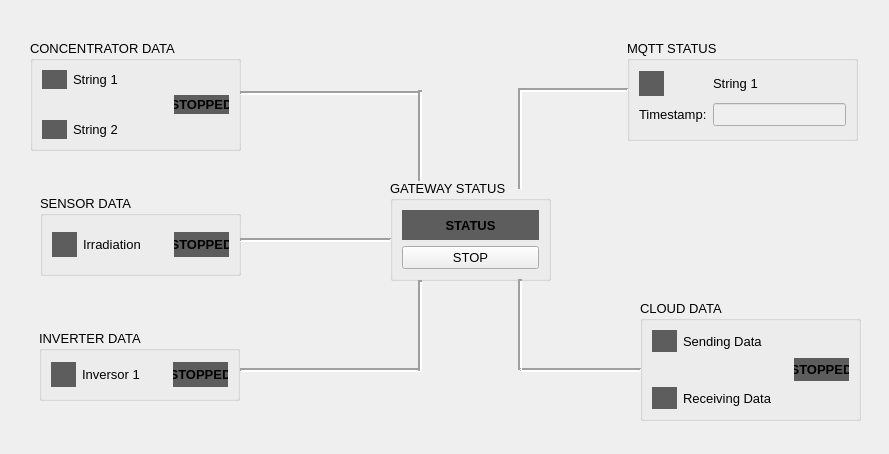
<?xml version="1.0" encoding="UTF-8"?>
<ui version="4.0">
 <class>MainWindow</class>
 <widget class="QMainWindow" name="MainWindow">
  <property name="geometry">
   <rect>
    <x>0</x>
    <y>0</y>
    <width>889</width>
    <height>454</height>
   </rect>
  </property>
  <property name="windowTitle">
   <string>GATEWAY </string>
  </property>
  <widget class="QWidget" name="centralwidget">
   <widget class="QGroupBox" name="groupBox">
    <property name="enabled">
     <bool>true</bool>
    </property>
    <property name="geometry">
     <rect>
      <x>390</x>
      <y>180</y>
      <width>161</width>
      <height>101</height>
     </rect>
    </property>
    <property name="font">
     <font>
      <pointsize>10</pointsize>
      <weight>50</weight>
      <bold>false</bold>
      <strikeout>false</strikeout>
      <kerning>true</kerning>
     </font>
    </property>
    <property name="acceptDrops">
     <bool>false</bool>
    </property>
    <property name="title">
     <string>GATEWAY STATUS</string>
    </property>
    <property name="flat">
     <bool>false</bool>
    </property>
    <property name="checkable">
     <bool>false</bool>
    </property>
    <layout class="QVBoxLayout" name="verticalLayout">
     <item>
      <widget class="QLabel" name="label_2">
       <property name="font">
        <font>
         <pointsize>10</pointsize>
         <weight>75</weight>
         <bold>true</bold>
         <strikeout>false</strikeout>
         <kerning>true</kerning>
        </font>
       </property>
       <property name="styleSheet">
        <string notr="true">background-color: rgb(93, 93, 93);</string>
       </property>
       <property name="text">
        <string>STATUS</string>
       </property>
       <property name="alignment">
        <set>Qt::AlignCenter</set>
       </property>
      </widget>
     </item>
     <item>
      <widget class="QPushButton" name="pushButton">
       <property name="text">
        <string>STOP</string>
       </property>
      </widget>
     </item>
    </layout>
   </widget>
   <widget class="QGroupBox" name="groupBox_2">
    <property name="geometry">
     <rect>
      <x>30</x>
      <y>40</y>
      <width>211</width>
      <height>111</height>
     </rect>
    </property>
    <property name="font">
     <font>
      <pointsize>10</pointsize>
     </font>
    </property>
    <property name="title">
     <string>CONCENTRATOR DATA</string>
    </property>
    <layout class="QGridLayout" name="gridLayout">
     <item row="0" column="0">
      <widget class="QLabel" name="label_string1">
       <property name="maximumSize">
        <size>
         <width>25</width>
         <height>25</height>
        </size>
       </property>
       <property name="autoFillBackground">
        <bool>false</bool>
       </property>
       <property name="styleSheet">
        <string notr="true">background-color: rgb(93, 93, 93);</string>
       </property>
       <property name="text">
        <string/>
       </property>
       <property name="scaledContents">
        <bool>false</bool>
       </property>
      </widget>
     </item>
     <item row="0" column="1">
      <widget class="QLabel" name="label_9">
       <property name="text">
        <string>String 1</string>
       </property>
       <property name="alignment">
        <set>Qt::AlignLeading|Qt::AlignLeft|Qt::AlignVCenter</set>
       </property>
      </widget>
     </item>
     <item row="1" column="2">
      <widget class="QLabel" name="label_string1_2">
       <property name="maximumSize">
        <size>
         <width>55</width>
         <height>25</height>
        </size>
       </property>
       <property name="font">
        <font>
         <pointsize>10</pointsize>
         <weight>75</weight>
         <bold>true</bold>
        </font>
       </property>
       <property name="autoFillBackground">
        <bool>false</bool>
       </property>
       <property name="styleSheet">
        <string notr="true">background-color: rgb(93, 93, 93);</string>
       </property>
       <property name="text">
        <string>STOPPED</string>
       </property>
       <property name="scaledContents">
        <bool>false</bool>
       </property>
       <property name="alignment">
        <set>Qt::AlignCenter</set>
       </property>
      </widget>
     </item>
     <item row="2" column="0">
      <widget class="QLabel" name="label_string2">
       <property name="maximumSize">
        <size>
         <width>25</width>
         <height>25</height>
        </size>
       </property>
       <property name="autoFillBackground">
        <bool>false</bool>
       </property>
       <property name="styleSheet">
        <string notr="true">background-color: rgb(93, 93, 93);</string>
       </property>
       <property name="text">
        <string/>
       </property>
       <property name="scaledContents">
        <bool>false</bool>
       </property>
      </widget>
     </item>
     <item row="2" column="1">
      <widget class="QLabel" name="label_10">
       <property name="text">
        <string>String 2</string>
       </property>
       <property name="alignment">
        <set>Qt::AlignLeading|Qt::AlignLeft|Qt::AlignVCenter</set>
       </property>
      </widget>
     </item>
    </layout>
   </widget>
   <widget class="QGroupBox" name="groupBox_3">
    <property name="geometry">
     <rect>
      <x>40</x>
      <y>195</y>
      <width>201</width>
      <height>81</height>
     </rect>
    </property>
    <property name="font">
     <font>
      <pointsize>10</pointsize>
     </font>
    </property>
    <property name="title">
     <string>SENSOR DATA</string>
    </property>
    <layout class="QHBoxLayout" name="horizontalLayout_2">
     <item>
      <widget class="QLabel" name="label_irradiation">
       <property name="maximumSize">
        <size>
         <width>25</width>
         <height>25</height>
        </size>
       </property>
       <property name="autoFillBackground">
        <bool>false</bool>
       </property>
       <property name="styleSheet">
        <string notr="true">background-color: rgb(93, 93, 93);</string>
       </property>
       <property name="text">
        <string/>
       </property>
       <property name="scaledContents">
        <bool>false</bool>
       </property>
      </widget>
     </item>
     <item>
      <widget class="QLabel" name="label_16">
       <property name="text">
        <string>Irradiation</string>
       </property>
       <property name="alignment">
        <set>Qt::AlignLeading|Qt::AlignLeft|Qt::AlignVCenter</set>
       </property>
      </widget>
     </item>
     <item>
      <widget class="QLabel" name="label_string1_3">
       <property name="maximumSize">
        <size>
         <width>55</width>
         <height>25</height>
        </size>
       </property>
       <property name="font">
        <font>
         <pointsize>10</pointsize>
         <weight>75</weight>
         <bold>true</bold>
        </font>
       </property>
       <property name="autoFillBackground">
        <bool>false</bool>
       </property>
       <property name="styleSheet">
        <string notr="true">background-color: rgb(93, 93, 93);</string>
       </property>
       <property name="text">
        <string>STOPPED</string>
       </property>
       <property name="scaledContents">
        <bool>false</bool>
       </property>
       <property name="alignment">
        <set>Qt::AlignCenter</set>
       </property>
      </widget>
     </item>
    </layout>
   </widget>
   <widget class="QGroupBox" name="groupBox_5">
    <property name="geometry">
     <rect>
      <x>39</x>
      <y>330</y>
      <width>201</width>
      <height>71</height>
     </rect>
    </property>
    <property name="font">
     <font>
      <pointsize>10</pointsize>
     </font>
    </property>
    <property name="title">
     <string>INVERTER DATA</string>
    </property>
    <layout class="QGridLayout" name="gridLayout_4">
     <item row="0" column="1">
      <widget class="QLabel" name="label_14">
       <property name="text">
        <string>Inversor 1</string>
       </property>
       <property name="alignment">
        <set>Qt::AlignLeading|Qt::AlignLeft|Qt::AlignVCenter</set>
       </property>
      </widget>
     </item>
     <item row="0" column="0">
      <widget class="QLabel" name="label_inversor1">
       <property name="maximumSize">
        <size>
         <width>25</width>
         <height>25</height>
        </size>
       </property>
       <property name="autoFillBackground">
        <bool>false</bool>
       </property>
       <property name="styleSheet">
        <string notr="true">background-color: rgb(93, 93, 93);</string>
       </property>
       <property name="text">
        <string/>
       </property>
       <property name="scaledContents">
        <bool>false</bool>
       </property>
      </widget>
     </item>
     <item row="0" column="2">
      <widget class="QLabel" name="label_string1_4">
       <property name="maximumSize">
        <size>
         <width>55</width>
         <height>25</height>
        </size>
       </property>
       <property name="font">
        <font>
         <pointsize>10</pointsize>
         <weight>75</weight>
         <bold>true</bold>
        </font>
       </property>
       <property name="autoFillBackground">
        <bool>false</bool>
       </property>
       <property name="styleSheet">
        <string notr="true">background-color: rgb(93, 93, 93);</string>
       </property>
       <property name="text">
        <string>STOPPED</string>
       </property>
       <property name="scaledContents">
        <bool>false</bool>
       </property>
       <property name="alignment">
        <set>Qt::AlignCenter</set>
       </property>
      </widget>
     </item>
    </layout>
   </widget>
   <widget class="QGroupBox" name="groupBox_6">
    <property name="geometry">
     <rect>
      <x>627</x>
      <y>40</y>
      <width>231</width>
      <height>101</height>
     </rect>
    </property>
    <property name="font">
     <font>
      <pointsize>10</pointsize>
     </font>
    </property>
    <property name="title">
     <string>MQTT STATUS</string>
    </property>
    <layout class="QGridLayout" name="gridLayout_2">
     <item row="1" column="0">
      <widget class="QLabel" name="label">
       <property name="text">
        <string>Timestamp:</string>
       </property>
      </widget>
     </item>
     <item row="0" column="0">
      <widget class="QLabel" name="mqtt_status">
       <property name="maximumSize">
        <size>
         <width>25</width>
         <height>25</height>
        </size>
       </property>
       <property name="autoFillBackground">
        <bool>false</bool>
       </property>
       <property name="styleSheet">
        <string notr="true">background-color: rgb(93, 93, 93);</string>
       </property>
       <property name="text">
        <string/>
       </property>
       <property name="scaledContents">
        <bool>false</bool>
       </property>
      </widget>
     </item>
     <item row="0" column="1">
      <widget class="QLabel" name="label_11">
       <property name="text">
        <string>String 1</string>
       </property>
       <property name="alignment">
        <set>Qt::AlignLeading|Qt::AlignLeft|Qt::AlignVCenter</set>
       </property>
      </widget>
     </item>
     <item row="1" column="1">
      <widget class="QLineEdit" name="lineEdit">
       <property name="enabled">
        <bool>false</bool>
       </property>
      </widget>
     </item>
    </layout>
   </widget>
   <widget class="QGroupBox" name="groupBox_7">
    <property name="geometry">
     <rect>
      <x>640</x>
      <y>300</y>
      <width>221</width>
      <height>121</height>
     </rect>
    </property>
    <property name="font">
     <font>
      <pointsize>10</pointsize>
     </font>
    </property>
    <property name="title">
     <string>CLOUD DATA</string>
    </property>
    <layout class="QGridLayout" name="gridLayout_3">
     <item row="0" column="1">
      <widget class="QLabel" name="label_12">
       <property name="text">
        <string>Sending Data</string>
       </property>
       <property name="alignment">
        <set>Qt::AlignLeading|Qt::AlignLeft|Qt::AlignVCenter</set>
       </property>
      </widget>
     </item>
     <item row="2" column="1">
      <widget class="QLabel" name="label_13">
       <property name="text">
        <string>Receiving Data</string>
       </property>
       <property name="alignment">
        <set>Qt::AlignLeading|Qt::AlignLeft|Qt::AlignVCenter</set>
       </property>
      </widget>
     </item>
     <item row="0" column="0">
      <widget class="QLabel" name="label_sendingdata">
       <property name="maximumSize">
        <size>
         <width>25</width>
         <height>25</height>
        </size>
       </property>
       <property name="autoFillBackground">
        <bool>false</bool>
       </property>
       <property name="styleSheet">
        <string notr="true">background-color: rgb(93, 93, 93);</string>
       </property>
       <property name="text">
        <string/>
       </property>
       <property name="scaledContents">
        <bool>false</bool>
       </property>
      </widget>
     </item>
     <item row="2" column="0">
      <widget class="QLabel" name="label_receivingdata">
       <property name="maximumSize">
        <size>
         <width>25</width>
         <height>25</height>
        </size>
       </property>
       <property name="autoFillBackground">
        <bool>false</bool>
       </property>
       <property name="styleSheet">
        <string notr="true">background-color: rgb(93, 93, 93);</string>
       </property>
       <property name="text">
        <string/>
       </property>
       <property name="scaledContents">
        <bool>false</bool>
       </property>
      </widget>
     </item>
     <item row="1" column="2">
      <widget class="QLabel" name="label_string1_5">
       <property name="maximumSize">
        <size>
         <width>55</width>
         <height>25</height>
        </size>
       </property>
       <property name="font">
        <font>
         <pointsize>10</pointsize>
         <weight>75</weight>
         <bold>true</bold>
        </font>
       </property>
       <property name="autoFillBackground">
        <bool>false</bool>
       </property>
       <property name="styleSheet">
        <string notr="true">background-color: rgb(93, 93, 93);</string>
       </property>
       <property name="text">
        <string>STOPPED</string>
       </property>
       <property name="scaledContents">
        <bool>false</bool>
       </property>
       <property name="alignment">
        <set>Qt::AlignCenter</set>
       </property>
      </widget>
     </item>
    </layout>
   </widget>
   <widget class="Line" name="line">
    <property name="geometry">
     <rect>
      <x>240</x>
      <y>360</y>
      <width>181</width>
      <height>20</height>
     </rect>
    </property>
    <property name="lineWidth">
     <number>2</number>
    </property>
    <property name="orientation">
     <enum>Qt::Horizontal</enum>
    </property>
   </widget>
   <widget class="Line" name="line_2">
    <property name="geometry">
     <rect>
      <x>240</x>
      <y>230</y>
      <width>151</width>
      <height>20</height>
     </rect>
    </property>
    <property name="lineWidth">
     <number>2</number>
    </property>
    <property name="orientation">
     <enum>Qt::Horizontal</enum>
    </property>
   </widget>
   <widget class="Line" name="line_3">
    <property name="geometry">
     <rect>
      <x>240</x>
      <y>83</y>
      <width>181</width>
      <height>20</height>
     </rect>
    </property>
    <property name="lineWidth">
     <number>2</number>
    </property>
    <property name="orientation">
     <enum>Qt::Horizontal</enum>
    </property>
   </widget>
   <widget class="Line" name="line_4">
    <property name="geometry">
     <rect>
      <x>410</x>
      <y>90</y>
      <width>20</width>
      <height>91</height>
     </rect>
    </property>
    <property name="lineWidth">
     <number>2</number>
    </property>
    <property name="orientation">
     <enum>Qt::Vertical</enum>
    </property>
   </widget>
   <widget class="Line" name="line_5">
    <property name="geometry">
     <rect>
      <x>410</x>
      <y>280</y>
      <width>20</width>
      <height>91</height>
     </rect>
    </property>
    <property name="lineWidth">
     <number>2</number>
    </property>
    <property name="orientation">
     <enum>Qt::Vertical</enum>
    </property>
   </widget>
   <widget class="Line" name="line_6">
    <property name="geometry">
     <rect>
      <x>520</x>
      <y>360</y>
      <width>121</width>
      <height>20</height>
     </rect>
    </property>
    <property name="lineWidth">
     <number>2</number>
    </property>
    <property name="orientation">
     <enum>Qt::Horizontal</enum>
    </property>
   </widget>
   <widget class="Line" name="line_9">
    <property name="geometry">
     <rect>
      <x>518</x>
      <y>80</y>
      <width>110</width>
      <height>20</height>
     </rect>
    </property>
    <property name="lineWidth">
     <number>2</number>
    </property>
    <property name="orientation">
     <enum>Qt::Horizontal</enum>
    </property>
   </widget>
   <widget class="Line" name="line_7">
    <property name="geometry">
     <rect>
      <x>510</x>
      <y>88</y>
      <width>20</width>
      <height>101</height>
     </rect>
    </property>
    <property name="lineWidth">
     <number>2</number>
    </property>
    <property name="orientation">
     <enum>Qt::Vertical</enum>
    </property>
   </widget>
   <widget class="Line" name="line_8">
    <property name="geometry">
     <rect>
      <x>510</x>
      <y>279</y>
      <width>20</width>
      <height>91</height>
     </rect>
    </property>
    <property name="lineWidth">
     <number>2</number>
    </property>
    <property name="orientation">
     <enum>Qt::Vertical</enum>
    </property>
   </widget>
  </widget>
 </widget>
 <resources/>
 <connections/>
</ui>
